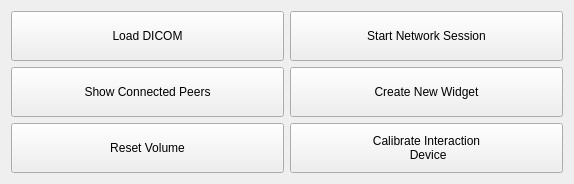
<?xml version="1.0" encoding="UTF-8"?>
<ui version="4.0">
 <class>ApplicationActionsWidget</class>
 <widget class="QWidget" name="ApplicationActionsWidget">
  <property name="geometry">
   <rect>
    <x>0</x>
    <y>0</y>
    <width>574</width>
    <height>180</height>
   </rect>
  </property>
  <property name="windowTitle">
   <string>Form</string>
  </property>
  <layout class="QGridLayout" name="gridLayout">
   <item row="0" column="0">
    <widget class="QToolButton" name="loadDICOMToolButton">
     <property name="sizePolicy">
      <sizepolicy hsizetype="Preferred" vsizetype="Fixed">
       <horstretch>0</horstretch>
       <verstretch>0</verstretch>
      </sizepolicy>
     </property>
     <property name="minimumSize">
      <size>
       <width>150</width>
       <height>50</height>
      </size>
     </property>
     <property name="text">
      <string>Load DICOM</string>
     </property>
    </widget>
   </item>
   <item row="2" column="0">
    <widget class="QToolButton" name="showPeersToolButton">
     <property name="sizePolicy">
      <sizepolicy hsizetype="Preferred" vsizetype="Fixed">
       <horstretch>0</horstretch>
       <verstretch>0</verstretch>
      </sizepolicy>
     </property>
     <property name="minimumSize">
      <size>
       <width>150</width>
       <height>50</height>
      </size>
     </property>
     <property name="text">
      <string>Show Connected Peers</string>
     </property>
    </widget>
   </item>
   <item row="2" column="1">
    <widget class="QToolButton" name="createWidgetToolButton">
     <property name="sizePolicy">
      <sizepolicy hsizetype="Preferred" vsizetype="Fixed">
       <horstretch>0</horstretch>
       <verstretch>0</verstretch>
      </sizepolicy>
     </property>
     <property name="minimumSize">
      <size>
       <width>150</width>
       <height>50</height>
      </size>
     </property>
     <property name="text">
      <string>Create New Widget</string>
     </property>
    </widget>
   </item>
   <item row="0" column="1">
    <widget class="QToolButton" name="startNetworkSessionToolButton">
     <property name="sizePolicy">
      <sizepolicy hsizetype="Preferred" vsizetype="Fixed">
       <horstretch>0</horstretch>
       <verstretch>0</verstretch>
      </sizepolicy>
     </property>
     <property name="minimumSize">
      <size>
       <width>150</width>
       <height>50</height>
      </size>
     </property>
     <property name="text">
      <string>Start Network Session</string>
     </property>
    </widget>
   </item>
   <item row="4" column="0">
    <widget class="QToolButton" name="resetVolumeToolButton">
     <property name="sizePolicy">
      <sizepolicy hsizetype="Preferred" vsizetype="Fixed">
       <horstretch>0</horstretch>
       <verstretch>0</verstretch>
      </sizepolicy>
     </property>
     <property name="minimumSize">
      <size>
       <width>150</width>
       <height>50</height>
      </size>
     </property>
     <property name="text">
      <string>Reset Volume</string>
     </property>
    </widget>
   </item>
   <item row="4" column="1">
    <widget class="QToolButton" name="calibrateInteractionDeviceToolButton">
     <property name="sizePolicy">
      <sizepolicy hsizetype="Preferred" vsizetype="Fixed">
       <horstretch>0</horstretch>
       <verstretch>0</verstretch>
      </sizepolicy>
     </property>
     <property name="minimumSize">
      <size>
       <width>150</width>
       <height>50</height>
      </size>
     </property>
     <property name="text">
      <string>Calibrate Interaction
 Device</string>
     </property>
    </widget>
   </item>
  </layout>
 </widget>
 <resources/>
 <connections/>
</ui>
